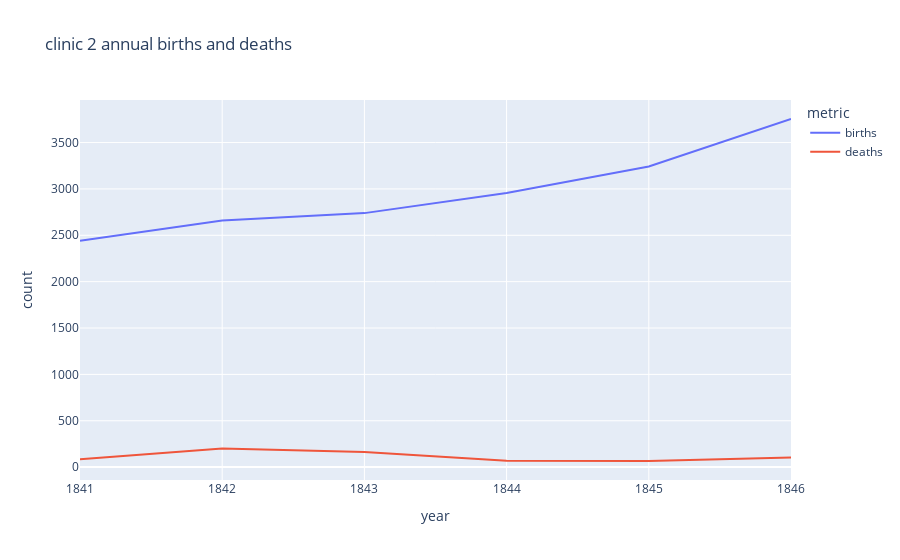

The notebook cell saved with this chart:
### Code cell
fig2 = px.line(clinic2_df, x='year', y=['births', 'deaths'],
            title= 'clinic 2 annual births and deaths',
            labels={'value': 'count', 'variable': 'metric'})

fig2.show()

### Figure 1 — Plotly figure (JSON) as saved in the notebook; plotly's stock layout.template omitted (floating-point values rounded to 4 significant figures)
{"data": [{"hovertemplate": "metric=births<br>year=%{x}<br>count=%{y}<extra></extra>", "legendgroup": "births", "line": {"color": "#636efa", "dash": "solid"}, "marker": {"symbol": "circle"}, "mode": "lines", "name": "births", "orientation": "v", "showlegend": true, "type": "scatter", "x": [1841, 1842, 1843, 1844, 1845, 1846], "xaxis": "x", "y": [2442, 2659, 2739, 2956, 3241, 3754], "yaxis": "y"}, {"hovertemplate": "metric=deaths<br>year=%{x}<br>count=%{y}<extra></extra>", "legendgroup": "deaths", "line": {"color": "#EF553B", "dash": "solid"}, "marker": {"symbol": "circle"}, "mode": "lines", "name": "deaths", "orientation": "v", "showlegend": true, "type": "scatter", "x": [1841, 1842, 1843, 1844, 1845, 1846], "xaxis": "x", "y": [86, 202, 164, 68, 66, 105], "yaxis": "y"}], "layout": {"legend": {"title": {"text": "metric"}, "tracegroupgap": 0}, "title": {"text": "clinic 2 annual births and deaths"}, "xaxis": {"anchor": "y", "domain": [0, 1], "title": {"text": "year"}}, "yaxis": {"anchor": "x", "domain": [0, 1], "title": {"text": "count"}}}}
